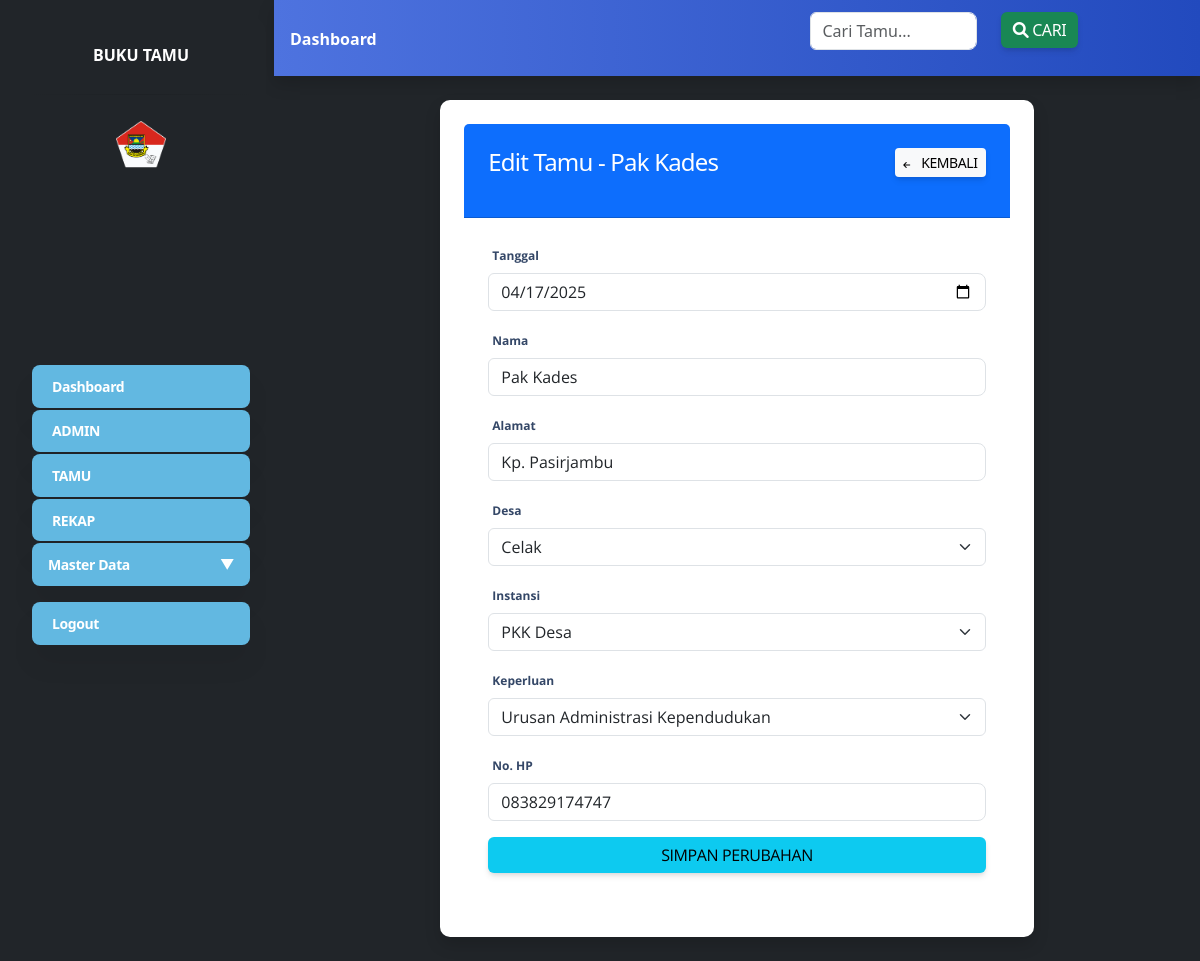
The app's page /index.php?dashboard=tamu-edit&id=1&Nama=Pak Kades (signed in) with its own data.
### tables this page shows
CREATE TABLE `tamu` (
  `id` int(11) NOT NULL,
  `Tanggal` date NOT NULL,
  `Nama` varchar(100) NOT NULL,
  `Alamat` text NOT NULL,
  `Keperluan` varchar(255) NOT NULL,
  `No_HP` varchar(15) NOT NULL,
  `id_desa` int(11) DEFAULT NULL,
  `id_instansi` int(11) DEFAULT NULL
);

CREATE TABLE `desa` (
  `id_desa` int(11) NOT NULL,
  `nama_desa` varchar(100) NOT NULL
);

CREATE TABLE `instansi` (
  `id_instansi` int(11) NOT NULL,
  `nama_instansi` varchar(100) NOT NULL
);

### tamu_edit.php (the view, shortened to what this page needs)
<?php
include "koneksi.php";
$id = $_GET['id'] ?? null;
if ($id) {
    $pilih = mysqli_query($koneksi, "SELECT * FROM tamu WHERE id='$id'");
    $data = mysqli_fetch_assoc($pilih);
} else {
    echo "<script>alert('ID tidak ditemukan!'); window.location.href='index.php?dashboard=tamu';</script>";
    exit;
}
$errorNoHP = "";
$desa = mysqli_query($koneksi, "SELECT * FROM desa");
$instansi = mysqli_query($koneksi, "SELECT * FROM instansi");
?>
<div class="card shadow p-4">
  <div class="card-header bg-primary text-white">
    <div class="row">
      <div class="col-md-8">
        <h4 class="card-title mb-0">Edit Tamu - <?php echo htmlspecialchars($data['Nama']); ?></h4>
      </div>
      <div class="col-md-4 text-end">
        <a href="index.php?dashboard=tamu" class="btn btn-light btn-sm">
          <i class="fas fa-arrow-left me-2"></i> Kembali
        </a>
      </div>
    </div>
  </div>
  <div class="card-body">
    <form action="" method="post" onsubmit="return validateForm()">
      <div class="mb-3">
        <label for="Tanggal" class="form-label">Tanggal</label>
        <input type="date" class="form-control" id="Tanggal" name="Tanggal" value="<?php echo htmlspecialchars($data['Tanggal']); ?>" required>
      </div>
      <div class="mb-3">
        <label for="Nama" class="form-label">Nama</label>
        <input type="text" class="form-control" id="Nama" name="Nama" value="<?php echo htmlspecialchars($data['Nama']); ?>" required>
      </div>
      <div class="mb-3">
        <label for="Alamat" class="form-label">Alamat</label>
        <input type="text" class="form-control" id="Alamat" name="Alamat" value="<?php echo htmlspecialchars($data['Alamat']); ?>" required>
      </div>
      <div class="mb-3">
        <label for="id_desa" class="form-label">Desa</label>
        <select name="id_desa" id="id_desa" class="form-select" required>
          <?php while ($d = mysqli_fetch_assoc($desa)) { ?>
            <option value="<?php echo $d['id_desa']; ?>" <?php echo ($d['id_desa'] == $data['id_desa']) ? 'selected' : ''; ?>>
              <?php echo $d['nama_desa']; ?>
            </option>
          <?php } ?>
        </select>
      </div>
      <div class="mb-3">
        <label for="id_instansi" class="form-label">Instansi</label>
        <select name="id_instansi" id="id_instansi" class="form-select" required>
          <?php while ($i = mysqli_fetch_assoc($instansi)) { ?>
            <option value="<?php echo $i['id_instansi']; ?>" <?php echo ($i['id_instansi'] == $data['id_instansi']) ? 'selected' : ''; ?>>
              <?php echo $i['nama_instansi']; ?>
            </option>
          <?php } ?>
        </select>
      </div>
      <div class="mb-3">
        <label for="Keperluan" class="form-label">Keperluan</label>
        <select class="form-select" id="Keperluan" name="Keperluan" required onchange="toggleKeperluanLain()">
          <?php
          $keperluanList = [
            "Urusan Administrasi Kependudukan", "Perizinan dan Surat Keterangan", "Pengaduan Masyarakat",
            "Rapat dan Koordinasi", "Bantuan Sosial", "Pernikahan dan Urusan Keagamaan",
            "Kegiatan Masyarakat", "Isi Sendiri"
          ];
          foreach ($keperluanList as $item) {
              $selected = ($data['Keperluan'] === $item) ? "selected" : "";
              echo "<option value='$item' $selected>$item</option>";
          }
          ?>
        </select>
      </div>
      <div class="mb-3">
        <label for="No_HP" class="form-label">No. HP</label>
        <input type="text" class="form-control <?php echo $errorNoHP ? 'is-invalid' : ''; ?>" id="No_HP" name="No_HP" value="<?php echo htmlspecialchars($data['No_HP']); ?>" required>
      </div>
      <button type="submit" class="btn btn-info w-100">
        <i class="bi bi-save"></i> Simpan Perubahan
      </button>
    </form>
  </div>
</div>

### index.php (style rules this page uses)
.card { border: none; border-radius: 10px; box-shadow: 0 4px 6px rgba(0, 0, 0, 0.1); }

### records on screen
tamu: Nama "Pak Kades", Tanggal "04/17/2025", Alamat "Kp. Pasirjambu", id_desa "Celak", id_instansi "PKK Desa", No_HP "083829174747"

### other values on screen
form field Keperluan "Urusan Administrasi Kependudukan"
